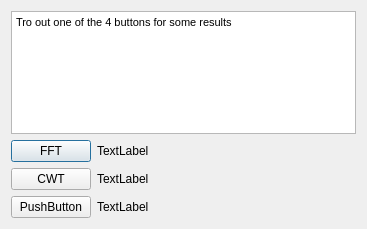
<?xml version="1.0" encoding="UTF-8"?>
<ui version="4.0">
 <class>Form</class>
 <widget class="QWidget" name="Form">
  <property name="geometry">
   <rect>
    <x>0</x>
    <y>0</y>
    <width>367</width>
    <height>229</height>
   </rect>
  </property>
  <property name="windowTitle">
   <string>Form</string>
  </property>
  <layout class="QFormLayout" name="formLayout">
   <item row="0" column="0" colspan="2">
    <widget class="QTextBrowser" name="textBrowser">
     <property name="html">
      <string>&lt;!DOCTYPE HTML PUBLIC &quot;-//W3C//DTD HTML 4.0//EN&quot; &quot;http://www.w3.org/TR/REC-html40/strict.dtd&quot;&gt;
&lt;html&gt;&lt;head&gt;&lt;meta name=&quot;qrichtext&quot; content=&quot;1&quot; /&gt;&lt;style type=&quot;text/css&quot;&gt;
p, li { white-space: pre-wrap; }
&lt;/style&gt;&lt;/head&gt;&lt;body style=&quot; font-family:'MS Shell Dlg 2'; font-size:7.5pt; font-weight:400; font-style:normal;&quot;&gt;
&lt;p style=&quot; margin-top:0px; margin-bottom:0px; margin-left:0px; margin-right:0px; -qt-block-indent:0; text-indent:0px;&quot;&gt;&lt;span style=&quot; font-size:8pt;&quot;&gt;Tro out one of the 4 buttons for some results&lt;/span&gt;&lt;/p&gt;
&lt;p style=&quot;-qt-paragraph-type:empty; margin-top:0px; margin-bottom:0px; margin-left:0px; margin-right:0px; -qt-block-indent:0; text-indent:0px; font-size:8pt;&quot;&gt;&lt;br /&gt;&lt;/p&gt;&lt;/body&gt;&lt;/html&gt;</string>
     </property>
    </widget>
   </item>
   <item row="1" column="0">
    <widget class="QPushButton" name="pushButton_2">
     <property name="text">
      <string>FFT</string>
     </property>
     <property name="autoDefault">
      <bool>false</bool>
     </property>
     <property name="default">
      <bool>true</bool>
     </property>
    </widget>
   </item>
   <item row="1" column="1">
    <widget class="QLabel" name="label">
     <property name="text">
      <string>TextLabel</string>
     </property>
    </widget>
   </item>
   <item row="2" column="0">
    <widget class="QPushButton" name="pushButton">
     <property name="text">
      <string>CWT</string>
     </property>
    </widget>
   </item>
   <item row="2" column="1">
    <widget class="QLabel" name="label_2">
     <property name="text">
      <string>TextLabel</string>
     </property>
    </widget>
   </item>
   <item row="3" column="0">
    <widget class="QPushButton" name="pushButton_3">
     <property name="text">
      <string>PushButton</string>
     </property>
    </widget>
   </item>
   <item row="3" column="1">
    <widget class="QLabel" name="label_3">
     <property name="text">
      <string>TextLabel</string>
     </property>
    </widget>
   </item>
  </layout>
 </widget>
 <resources/>
 <connections/>
</ui>
